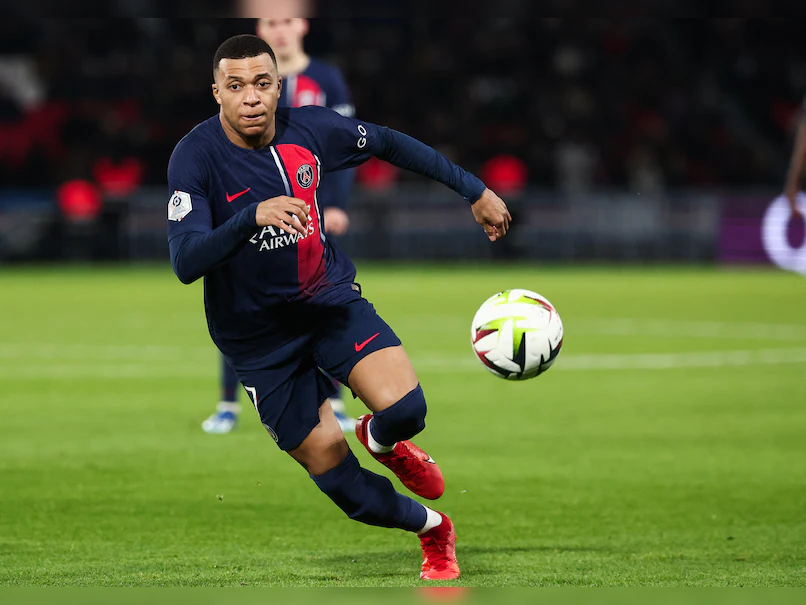
#> input picture assets/football.png, 806 x 605 px, found by its file name
$ python TemplateMaching.py
#> lines starting #> are read from the running program, lines starting #| are printed output that depends on the picture
import cv2

img = cv2.imread('assets/football.png', 0)
#> img: shape (605, 806); min 0, max 255, mean 86.4
template = cv2.imread('assets/ball.png', 0)
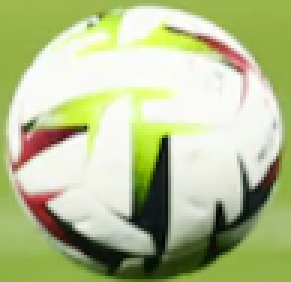
#> input picture assets/ball.png, 97 x 94 px, found by its file name (shown 3 times larger)
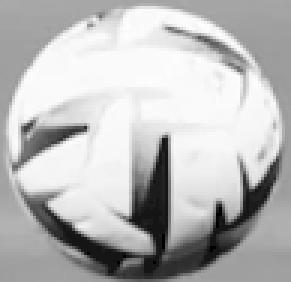
#> template: shape (94, 97) (shown 3 times larger); min 0, max 255, mean 185.5

h, w = template.shape
#> h = 94; w = 97

methods = [cv2.TM_CCOEFF, cv2.TM_CCOEFF_NORMED, cv2.TM_CCORR,
           cv2.TM_CCORR_NORMED, cv2.TM_SQDIFF, cv2.TM_SQDIFF_NORMED]

for method in methods:
    img2 = img.copy()

    result = cv2.matchTemplate(img2, template, method)
    min_val, max_val, min_loc, max_loc = cv2.minMaxLoc(result)

    if method in [cv2.TM_SQDIFF, cv2.TM_SQDIFF_NORMED]:
        location = min_loc
    else:
        location = max_loc

    bottom_right = (location[0] + w, location[1] + h)
    cv2.rectangle(img2, location, bottom_right, 255, 5)
    cv2.imshow('match', img2)
    cv2.waitKey(0)
    cv2.destroyAllWindows()
#> this loop made 6 passes
#> (min_val, max_val, min_loc, max_loc) on passes 1 to 6: (-24855010, 40191456, (464, 224), (469, 287)), (-0.602, 0.997, (67, 205), (469, 287)), (18405110, 350847584, (692, 0), (469, 287)), (0.447, 1, (203, 276), (469, 287)), (293856, 317141056, (469, 287), (692, 0)), (0.000837, 1, (469, 287), (0, 0))
#> pass 1, `result = cv2.matchTemplate(img2, template, method)`:
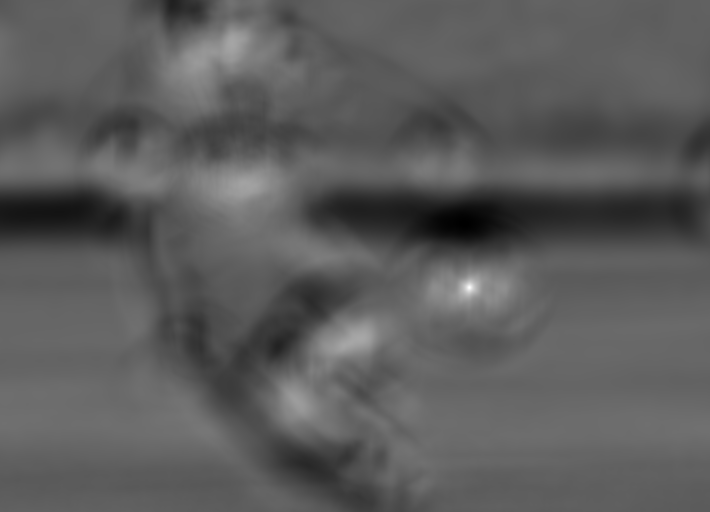
#> result: shape (512, 710) float32; min -24855010, max 40191456, mean -1307979; drawn with min black and max white
#> pass 1, `cv2.imshow('match', img2)`:
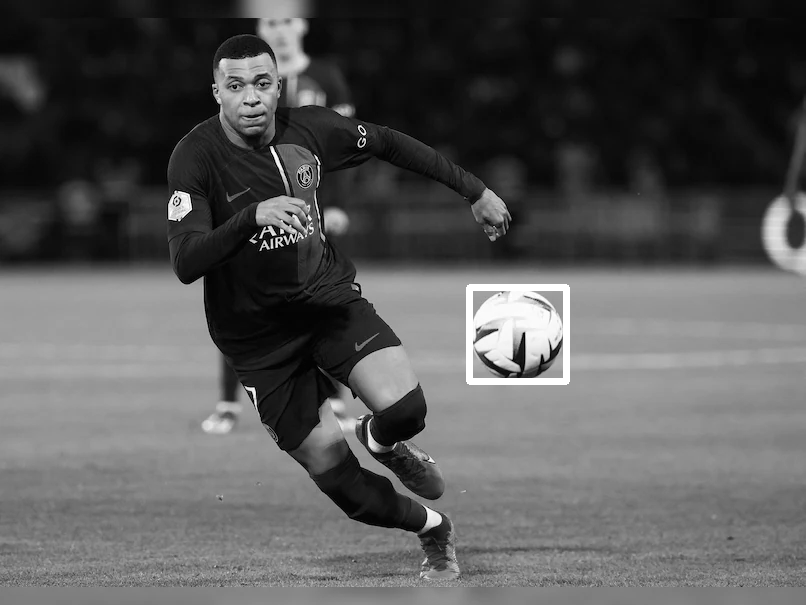
#> window 'match': shape (605, 806); min 0, max 255, mean 86.9
#> pass 2, `result = cv2.matchTemplate(img2, template, method)`:
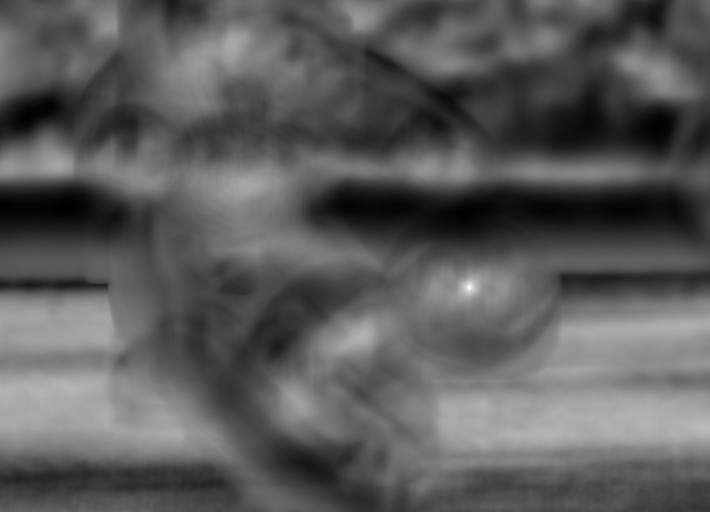
#> result: shape (512, 710) float32; min -0.602, max 0.997, mean -0.0287; drawn with min black and max white
#> pass 3, `result = cv2.matchTemplate(img2, template, method)`:
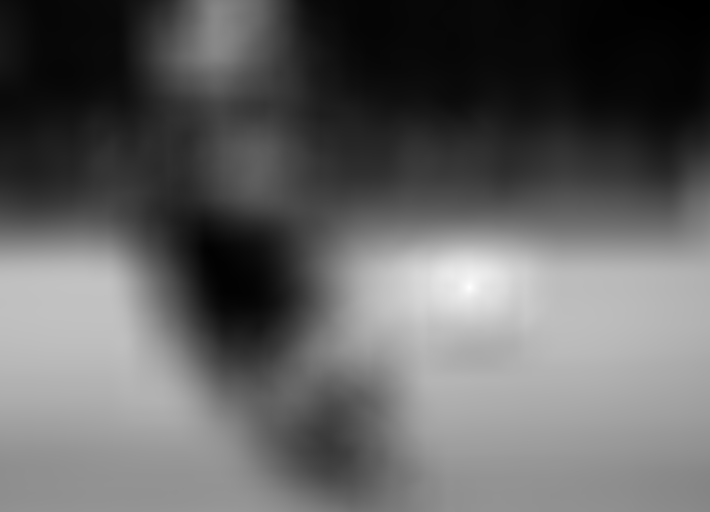
#> result: shape (512, 710) float32; min 18405110, max 350847584, mean 146671408; drawn with min black and max white
#> after the loop:
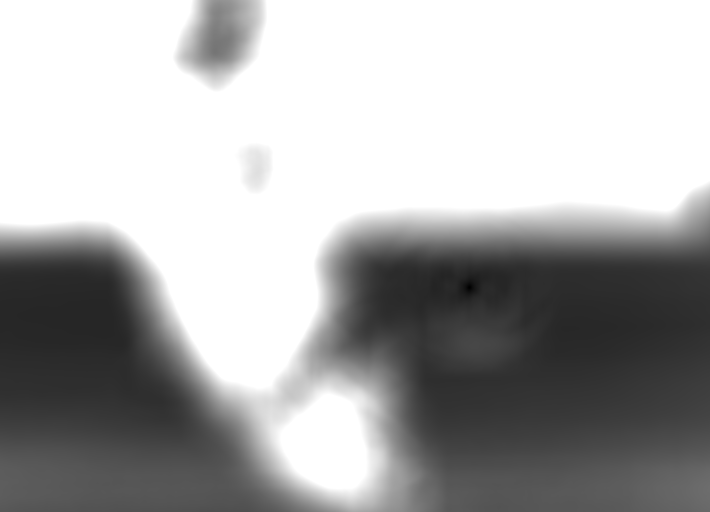
#> result: shape (512, 710) float32; min 0.000837, max 1, mean 0.672
